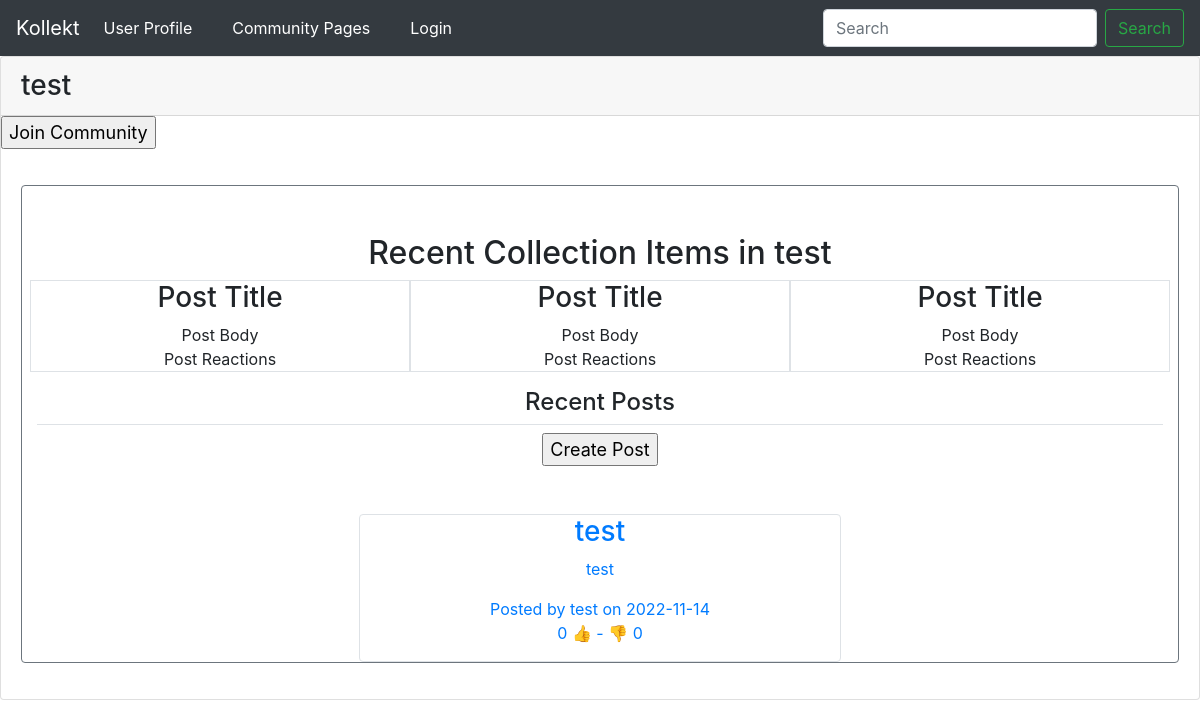
/community/test, run on an earlier commit of the app's database.
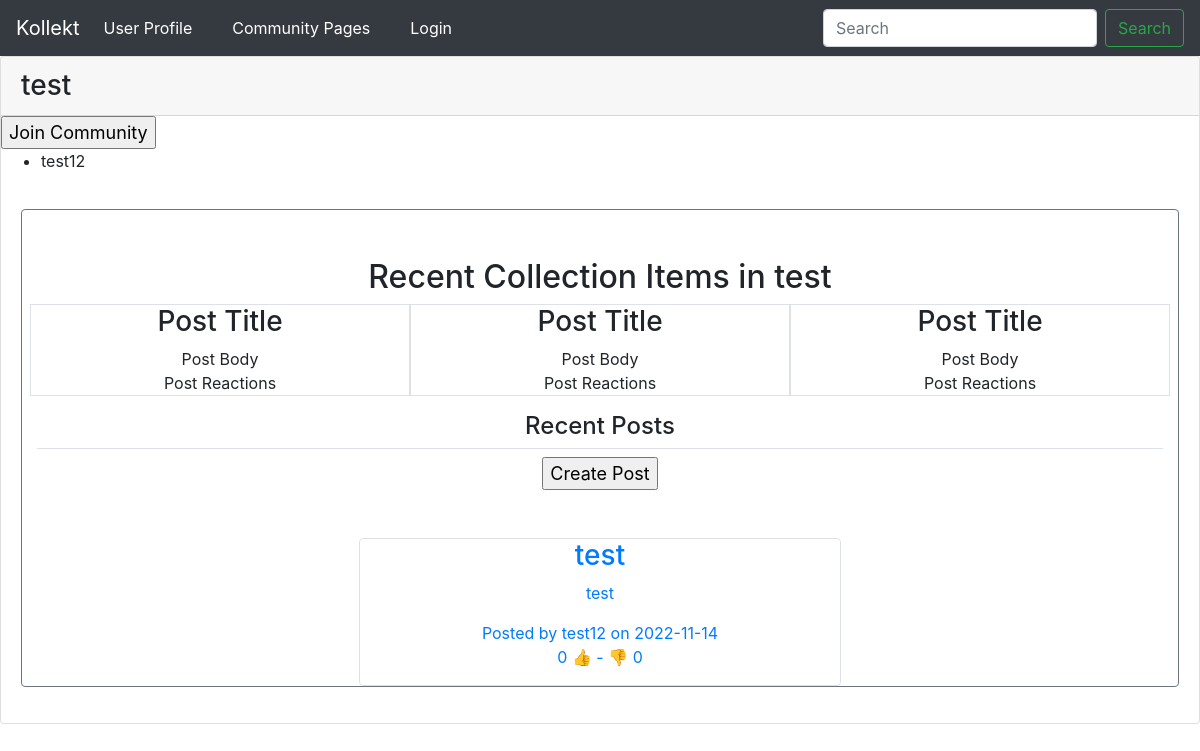
And on a later commit of the database.
### kollekt/models.py (models this page shows, shortened)
class Posts(db.Model):
    id = db.Column(db.Integer, primary_key=True)
    title = db.Column(db.String)
    author_id = db.Column(db.Integer, db.ForeignKey('user.id'), nullable=False)
    body = db.Column(db.String)
    timestamp = db.Column(db.String)
    meta = db.Column(db.String)
    responses = db.Column(db.BLOB)
    item_id = db.Column(db.Integer)
    community_id = db.Column(db.Integer)
    likes = db.relationship(
        'User', secondary=likes_on_posts, backref='usersWhoLiked')
    dislikes = db.relationship(
        'User', secondary=dislikes_on_posts, backref='usersWhoDisliked')
    def getAuthor(self):
        return User.query.filter_by(id=self.author_id).first()
    def getCommunity(self):
        return Communities.query.filter_by(id=self.community_id).first()
    def getLikes(self):
        return len(self.likes)
    def getDislikes(self):
        return len(self.dislikes)
    def getTimestamp(self):
        now = str(datetime.datetime.now()).split(" ")
        post_time_for_eval = self.timestamp.split(" ")
        if now[0] == post_time_for_eval[0]:
            return post_time_for_eval[1].split(".")[0], "at " + post_time_for_eval[1].split(".")[0]
        else:
            return post_time_for_eval[0], "on " + post_time_for_eval[0]
    def __repr__(self):
        return f'<Post #{self.id} in Community "{self.getCommunity().url}">'

class User(db.Model, UserMixin):
    id = db.Column(db.Integer, primary_key=True)
    username = db.Column(db.String(20), unique=True, nullable=False)
    email = db.Column(db.String(120), unique=True, nullable=False)
    password = db.Column(db.String(60), nullable=False)
    admin = db.Column(db.Boolean)
    profile_picture = db.Column(db.BLOB)
    bio = db.Column(db.VARCHAR)
    posts = db.relationship('Posts', backref='author', lazy=True)
    collections = db.relationship(
        'Collections', backref='collectionAuthor', lazy=True)

### kollekt/routes.py (the view, shortened to what this page needs)
@app.route("/community/<url>", methods=['GET', 'POST'])
def communityPage(url):
    community = Communities.query.filter_by(url=url).first()
    posts_to_display = []
    print(posts_to_display)
    all_posts = Posts.query.all()
    print(all_posts)
    all_posts.reverse()
    print(all_posts)
    k = 0
    for j in all_posts:
        k += 1
        if j.community_id == community.id:
            posts_to_display.append(j)
        if k == 5:
            break
    print(posts_to_display)
    return render_template('community.html', community=community, user=current_user, posts_to_display=posts_to_display)

### kollekt/models.py (called while the page is built)
    def userHasJoined(self, user_id):
        if user_id in self.users:
            return True
        return False

### kollekt/templates/community.html (shortened to what the changed rows need)
{% extends "layout.html" %} {% block content %}
{% if community == None %}
<h2>Sorry, the specified community does not exist.</h2>
<form action="../">
    <input name="redirect" style="font-size:18px;" type="submit" value="Return to Home">
</form>
{% else %}
<div class="card mb-3">
    <div>
        <ul>
            {% for i in community.users %}
            <li>{{ i.username }}</li>
            {% endfor %}
        </ul>
    </div>
    <div class="card-body">
        <div class="card border-secondary mb-3">
            <div class="d-grid gap-2 text-center">
                <div class="container mt-5">
                    <div class="row">
                        <div class="col">
                            <h2 class="text-center underline">Recent Collection Items in {{ community.name }}</h2>
                        </div>
                    </div>
                </div>
                <div class="col-12 col-md-12 mt-3">
                    <div class="row justify-content-around">
                    {% for i in posts_to_display %}
                        <div class="col-11 col-md-5 border mt-5 rounded">
                            <a href="/community/{{ community.url }}/{{ i.id }}" style="display: block; text-decoration: none;">
                                <div class="row">
                                    <div class="col">
                                        <h3 class="text-center">
                                            {{i.title}}
                                        </h3>
                                    </div>
                                </div>
                                <div class="row">
                                    <div class="col">
                                        <p>{{i.body}}</p>
                                    </div>
                                </div>
                                <div class="row">
                                    <div class="col">
                                        <p class="text-center">Posted by {{i.getAuthor().username}} {{i.getTimestamp()[1]}}<br>{{i.getLikes()}} 👍 - 👎 {{i.getDislikes()}}</p>
                                    </div>
                                </div>
                            </a>
                        </div>
                    {% endfor %}
                  </div>
                </div>
            </div>
        </div>
    </div>
</div>
{% endif %}
{%endblock content %}

What changed in the data, as far as the page shows it:
now on this page (row edited): User: username "test12"
changed Posts "test": getAuthor "test" → "test12"
